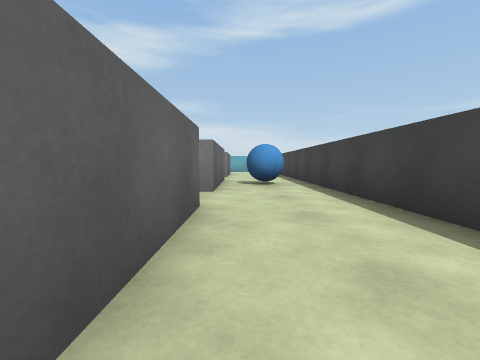
view 1 (above)

24 first-person views from a walk through a 3-D level made in the Unity game engine. The camera is 0.55 m above the floor, tilts 4° down and sees 90° across. The floor is counted in squares, 1 m on a side. Each view is taken from the middle of a square. On the plan, view 1 faces up. The plan holds only what a view shows up to about 9 squares ahead; the rest is blank. The player is left out.

view 2
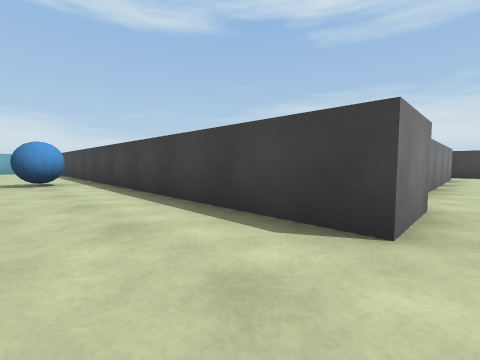

view 3
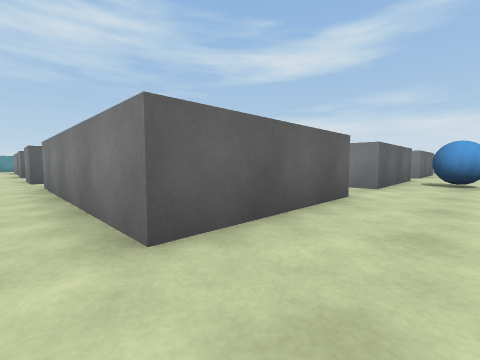

view 4
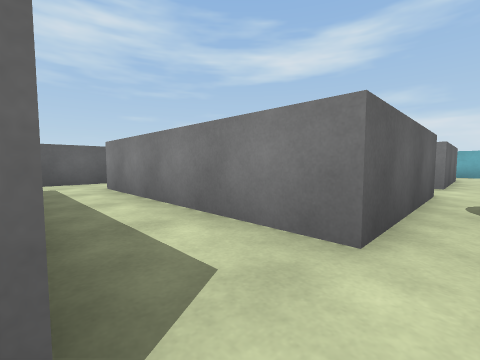

view 5
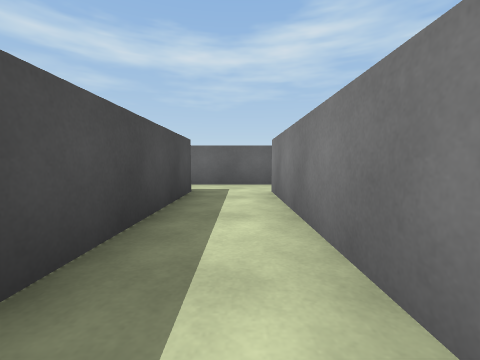

view 6
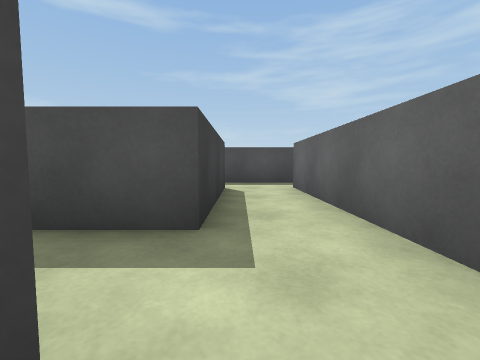

view 7
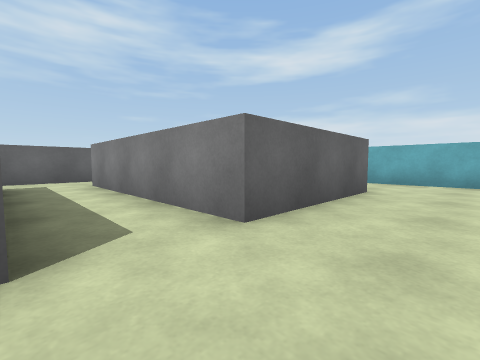

view 8
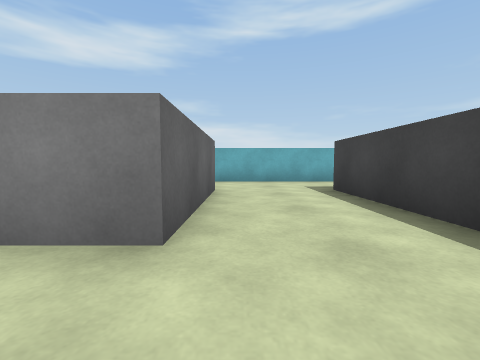

view 9
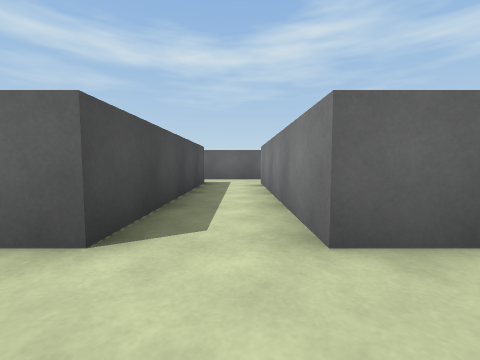

view 10
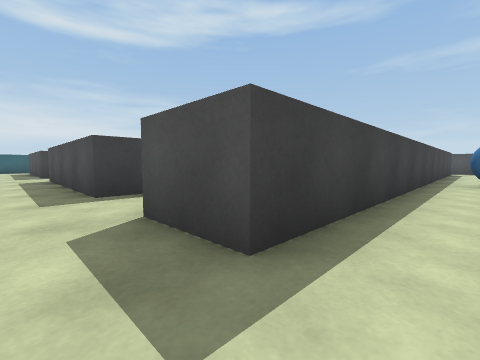

view 11
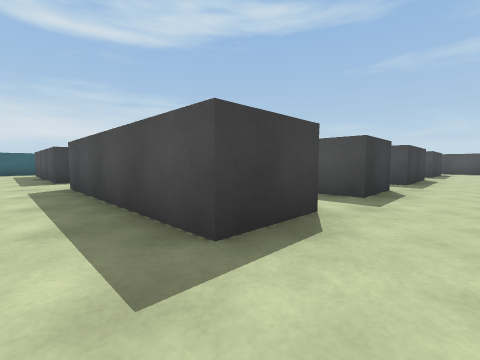

view 12
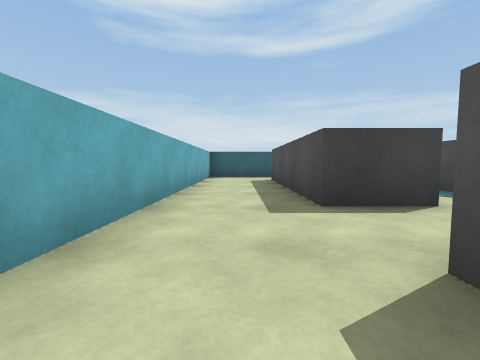

view 13
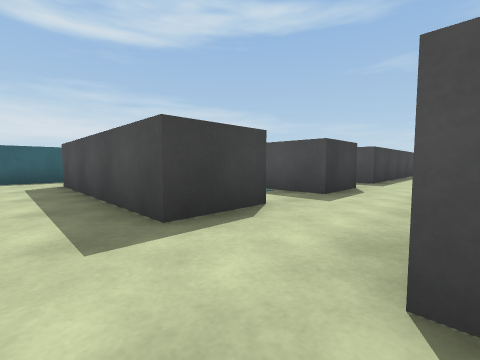

view 14
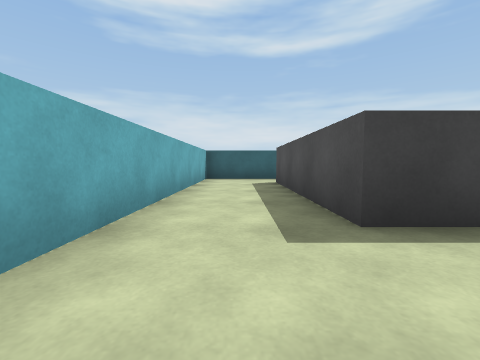

view 15
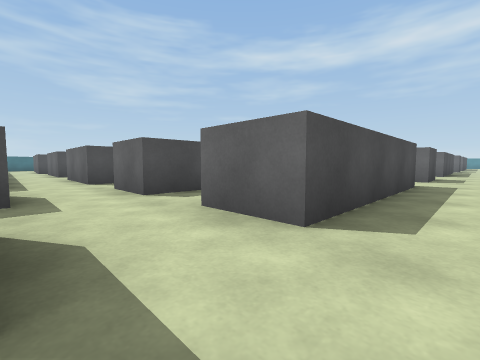

view 16
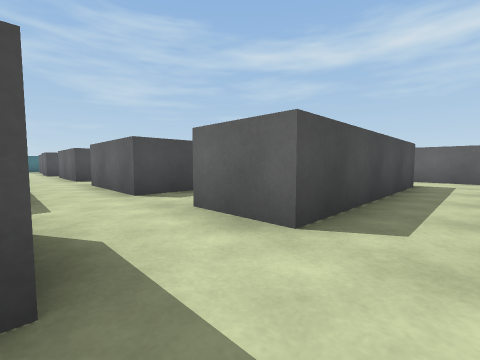

view 17
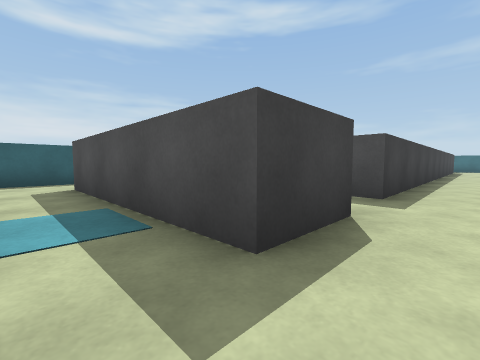

view 18
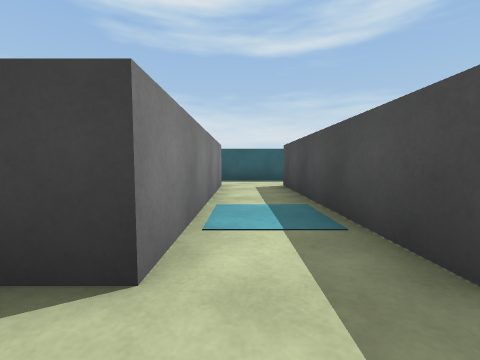

view 19
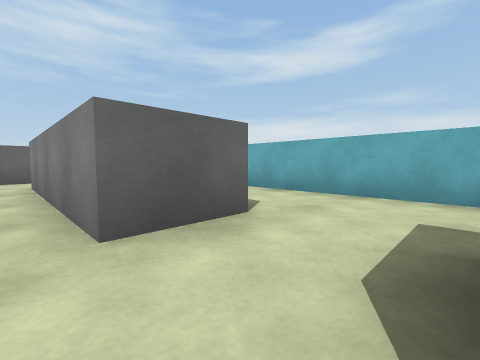

view 20
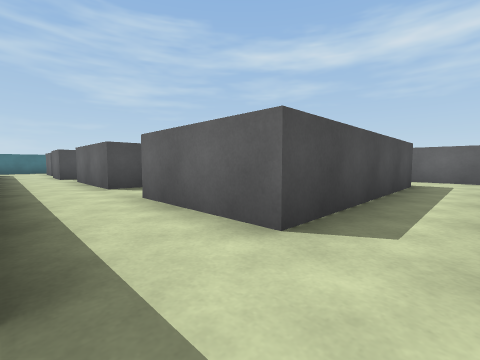

view 21
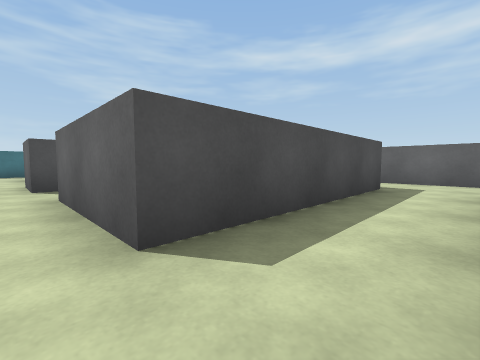

view 22
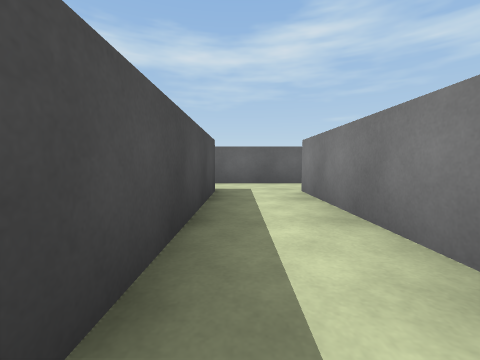

view 23
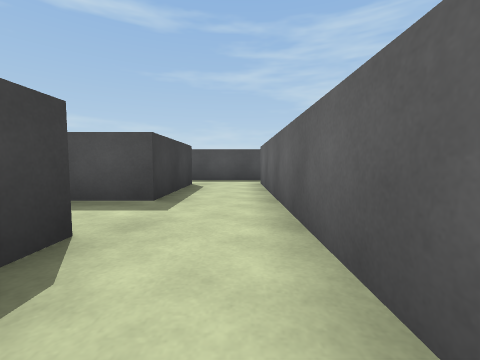

view 24
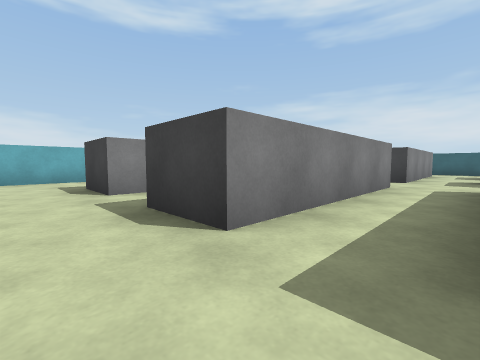

### Floor plan
Ten units are one square. View 1 is at (0, 0); x grows to the right and y downward. Boxes are objects, and circles mark ways between rooms. Rooms are numbered by the first view taken in them; rooms with no view inside come last. Other rooms are left out.
<svg viewBox="-80 -157 270 196">
<path fill="none" stroke="#000" d="M-5 -80 -5 -46M-5 -31 -5 3 -25 3M-5 -130 -5 -96M34 6 19 6 19 -130M15 -152 -12 -152M-45 3 -57 3 -57 -31 -19 -31M-72 -51 -72 3M-64 18 -55 18M-5 -46 -58 -46M-56 -80 -5 -80M-72 -100 -72 -78M-5 -96 -58 -96M120 -115 120 -130 170 -130M59 -152 15 -152M53 -115 53 -130 102 -130 102 -115M19 -130 34 -130 34 -115M185 -115 185 -152 80 -152M102 -115 53 -115M120 -84 120 -99 170 -99M53 -84 53 -99 102 -99 102 -84M170 -115 120 -115M185 -96 185 -115M34 -115 34 -96M104 -69 104 -41M135 -84 120 -84M120 -34 120 -69 125 -69M89 -42 53 -42 53 -69 104 -69M104 3 53 3 53 -25 104 -25M32 18 56 18M34 -81 34 6M101 18 106 18M102 -84 53 -84M120 10 120 -34M106 18 106 34M104 -25 104 3"/>
<rect x="-5" y="-75" width="20" height="20" fill="#bbb"><title>blue ball</title></rect>
<circle cx="0" cy="-40" r="3" fill="#2a7"/>
<circle cx="0" cy="-90" r="3" fill="#2a7"/>
<circle cx="25" cy="-140" r="3" fill="#2a7"/>
<circle cx="25" cy="10" r="3" fill="#2a7"/>
<circle cx="-60" cy="-50" r="3" fill="#2a7"/>
<circle cx="110" cy="-125" r="3" fill="#2a7"/>
<circle cx="180" cy="-125" r="3" fill="#2a7"/>
<circle cx="45" cy="-125" r="3" fill="#2a7"/>
<circle cx="110" cy="-95" r="3" fill="#2a7"/>
<circle cx="45" cy="-95" r="3" fill="#2a7"/>
<circle cx="100" cy="-80" r="3" fill="#2a7"/>
<circle cx="110" cy="-40" r="3" fill="#2a7"/>
<circle cx="100" cy="-30" r="3" fill="#2a7"/>
<circle cx="100" cy="10" r="3" fill="#2a7"/>
<text x="0" y="-60">1</text>
<text x="-60" y="-20">2</text>
<text x="-50" y="-90">3</text>
<text x="100" y="-140">4</text>
<text x="110" y="-100">5</text>
<text x="110" y="-70">6</text>
<text x="60" y="-30">7</text>
<text x="110" y="0">8</text>
</svg>
Room 1 opens to room 2. Room 1 opens to room 3. Room 1 opens to room 4. Room 1 opens to room 7. Room 2 opens to room 3. Room 4 opens to room 5. Room 5 opens to room 6. Room 5 opens to room 7. Room 6 opens to room 7. Room 6 opens to room 8. Room 7 opens to room 8.

Where each view was taken, in squares from view 1:
view 1: 0 up, 0 right, facing up
view 2: 1 down, 0 right, facing up-right
view 3: 1 down, 1 right, facing up-left
view 4: 3 up, 0 right, facing up-left
view 5: 4 up, 1 left, facing left
view 6: 5 up, 6 left, facing down
view 7: 8 up, 1 right, facing up-left
view 8: 8 up, 0 right, facing up
view 9: 9 up, 1 right, facing left
view 10: 14 up, 1 right, facing down-right
view 11: 14 up, 4 right, facing down-right
view 12: 14 up, 9 right, facing right
view 13: 14 up, 10 right, facing down-right
view 14: 14 up, 10 right, facing right
view 15: 14 up, 12 right, facing down-left
view 16: 11 up, 12 right, facing down-left
view 17: 11 up, 11 right, facing down-right
view 18: 11 up, 11 right, facing right
view 19: 11 up, 12 right, facing up-left
view 20: 8 up, 12 right, facing down-left
view 21: 4 up, 11 right, facing down-left
view 22: 3 up, 10 right, facing left
view 23: 6 up, 4 right, facing down
view 24: 7 up, 4 right, facing up-right
